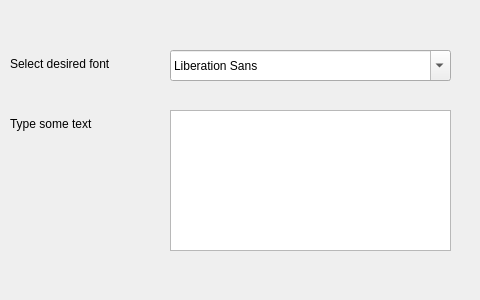
<?xml version="1.0" encoding="UTF-8"?>
<ui version="4.0">
 <class>Dialog</class>
 <widget class="QDialog" name="Dialog">
  <property name="geometry">
   <rect>
    <x>0</x>
    <y>0</y>
    <width>480</width>
    <height>300</height>
   </rect>
  </property>
  <property name="windowTitle">
   <string>Dialog</string>
  </property>
  <widget class="QFontComboBox" name="fontComboBox">
   <property name="geometry">
    <rect>
     <x>170</x>
     <y>50</y>
     <width>281</width>
     <height>31</height>
    </rect>
   </property>
  </widget>
  <widget class="QLabel" name="label">
   <property name="geometry">
    <rect>
     <x>10</x>
     <y>48</y>
     <width>141</width>
     <height>31</height>
    </rect>
   </property>
   <property name="text">
    <string>Select desired font</string>
   </property>
  </widget>
  <widget class="QLabel" name="label_2">
   <property name="geometry">
    <rect>
     <x>10</x>
     <y>108</y>
     <width>121</width>
     <height>31</height>
    </rect>
   </property>
   <property name="text">
    <string>Type some text</string>
   </property>
  </widget>
  <widget class="QTextEdit" name="textEdit">
   <property name="geometry">
    <rect>
     <x>170</x>
     <y>110</y>
     <width>281</width>
     <height>141</height>
    </rect>
   </property>
  </widget>
 </widget>
 <resources/>
 <connections/>
</ui>
